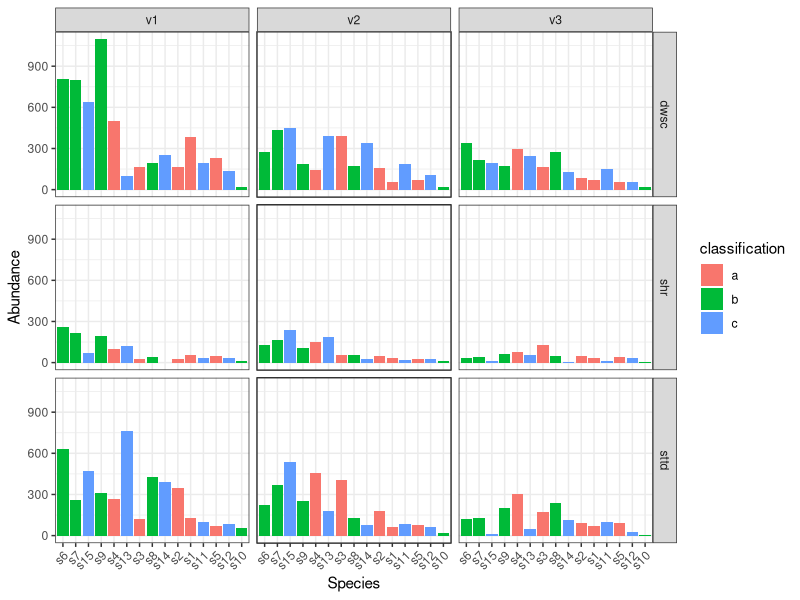
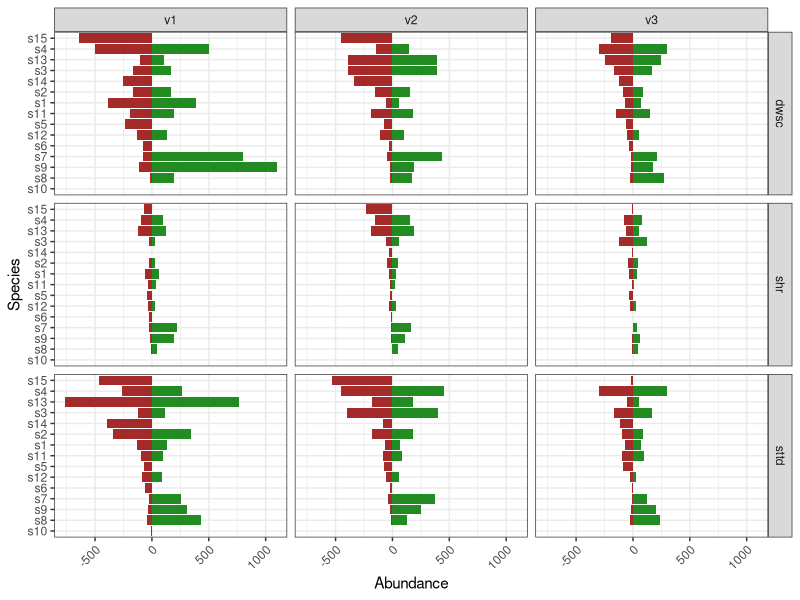

Write R code to recreate these figures, in order.
## Metabarcoding methods comparison experiment
## 
##  Authors: 
##    Alexa Camilleri Evans, alexa.camillerievans@water.ca.gov
##    Eric Holmes, eric.holmes@water.ca.gov
##
##  Steps:
##    1) Develop fake community data
##    2) Set assumptions for biases from traditional and metabarcoding methods
##    3) Assess sampling design to determine if it is sufficient to detect differences
##    4) Cool stats and visualizations

# Load libraries ----------------------------------------------------------

library(tidyverse)
library(vegan)
library(reshape2)

# 1) Create fake data -----------------------------------------------------

set.seed(1)
species_lookup <- data.frame(species = paste0("s", 1:15),
                             classification = rep(c("a", "b", "c"), each = 5),
                             rarity = runif(15))

sites <- c("sttd", "dwsc", "shr")
visits <- c("v1", "v2", "v3")
site_detection_prob <- c(0.6, 0.7, 0.2)
season_detection_prob <- c(0.9, 0.7, 0.5)

site_variance = .5
seas_variance = .1

truecomm <- data.frame(site = rep(sites, 3),
                      sample = rep(visits, each = 3),
                      site_prob = rep(site_detection_prob, 3),
                      season_prob = rep(season_detection_prob, each = 3))

for(s in species_lookup$species){

  truecomm[, ncol(truecomm) + 1] <- 1000 * 
                                 species_lookup[species_lookup$species == s, "rarity"] *
                                 (truecomm$site_prob * rnorm(9, 1, site_variance)) *
                                 (truecomm$season_prob * rnorm(9, 1, seas_variance))
  
  colnames(truecomm)[ncol(truecomm)] <- s
}

truecomm <- truecomm %>% replace(. < 0, 0)

# True comm visualization
truecommmelt <- reshape2::melt(truecomm, id.vars = c("site", "sample", "site_prob", "season_prob"),
                               value.name = "count", variable.name = "species")

truecommmelt <- merge(truecommmelt, species_lookup, by = "species")

ggplot(truecommmelt, aes(x = reorder(species, -count), y = count, fill = classification)) + 
  geom_bar(stat = "identity") +
  facet_grid(site ~ sample) + 
  labs(x = "Species", y = "Abundance") +
  theme_bw() + theme(axis.text.x = element_text(angle = 45, hjust = 1))

# 2) Set assumptions for method biases ------------------------------------

tradcomm <- truecommmelt
# Assume class B is underrepresented in the data
tradcomm$count <- ifelse(tradcomm$classification == "b", tradcomm$count * 0.1, tradcomm$count)

metacomm <- truecommmelt
set.seed(1)
# Assume only 10 of the 15 identified species exist in the metabarcode library
metacomm <- metacomm[metacomm$species %in% species_lookup$species[sample(1:15, 10)],]

ggplot(tradcomm, aes(x = reorder(species, count), y = -count, fill = classification)) + 
  geom_bar(stat = "identity", fill = "brown") +
  geom_bar(data = metacomm, aes(y = count), stat = "identity", fill = "forestgreen") +
  facet_grid(site ~ sample) + 
  labs(x = "Species", y = "Abundance") + coord_flip() +
  theme_bw() + theme(axis.text.x = element_text(angle = 45, hjust = 1))

# 3) assess sampling design -----------------------------------------------


# 4) Stats and visualizations ---------------------------------------------

